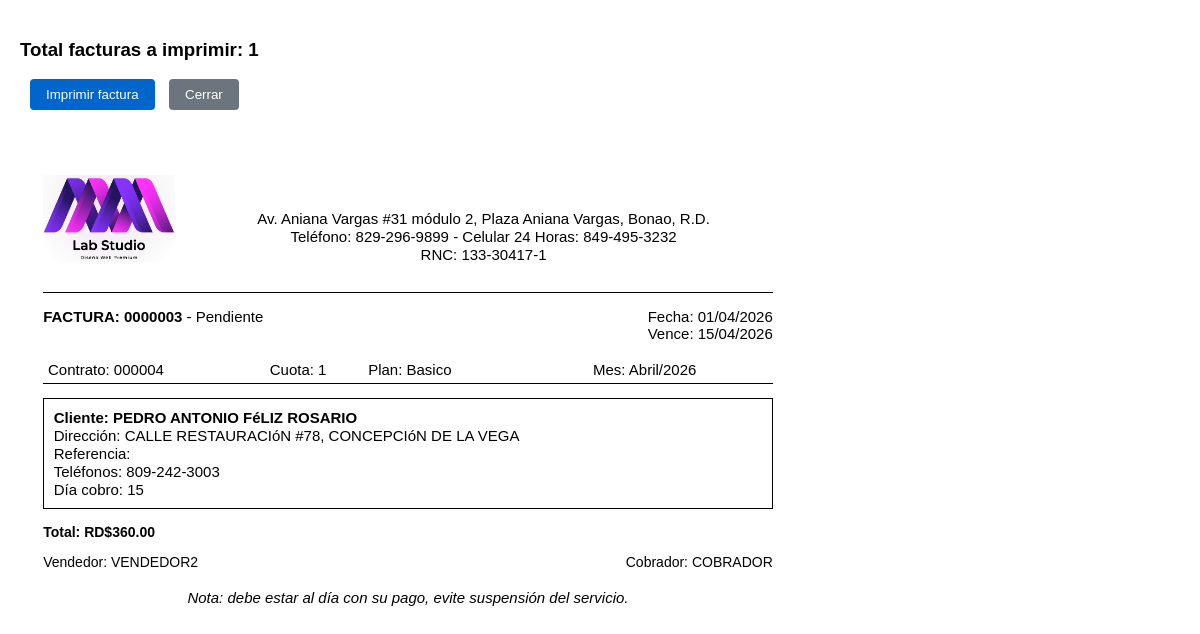
The page /imprimir_factura.php?id=3&tipo=preview (signed in) on the database its author committed.
### tables this page shows
CREATE TABLE `configuracion_sistema` (
  `id` int(11) NOT NULL,
  `nombre_empresa` varchar(100) NOT NULL,
  `rif` varchar(20) DEFAULT NULL,
  `direccion` text DEFAULT NULL,
  `telefono` varchar(15) DEFAULT NULL,
  `celular` varchar(15) DEFAULT NULL,
  `email` varchar(100) DEFAULT NULL,
  `logo_url` varchar(255) DEFAULT NULL,
  `moneda` varchar(10) DEFAULT 'USD',
  `dias_gracia_pago` int(11) DEFAULT 5,
  `formato_factura` text DEFAULT NULL,
  `created_at` timestamp NOT NULL DEFAULT current_timestamp(),
  `updated_at` timestamp NOT NULL DEFAULT current_timestamp() ON UPDATE current_timestamp()
);

CREATE TABLE `facturas` (
  `id` int(11) NOT NULL,
  `numero_factura` varchar(7) NOT NULL,
  `cuota` int(11) NOT NULL,
  `mes_factura` varchar(7) NOT NULL,
  `contrato_id` int(11) NOT NULL,
  `fecha_emision` date NOT NULL,
  `fecha_vencimiento` date NOT NULL,
  `monto` decimal(10,2) NOT NULL,
  `monto_pendiente` decimal(10,2) DEFAULT 0.00,
  `estado` enum('pendiente','pagada','vencida','anulada','incompleta') DEFAULT 'pendiente',
  `notas` text DEFAULT NULL,
  `created_at` timestamp NOT NULL DEFAULT current_timestamp(),
  `updated_at` timestamp NOT NULL DEFAULT current_timestamp() ON UPDATE current_timestamp(),
  `cantidad_dependientes` int(11) DEFAULT 0,
  `tiene_geriatrico` tinyint(1) DEFAULT 0
);

CREATE TABLE `contratos` (
  `id` int(11) NOT NULL,
  `numero_contrato` varchar(20) DEFAULT NULL,
  `cliente_id` int(11) NOT NULL,
  `plan_id` int(11) NOT NULL,
  `fecha_inicio` date NOT NULL,
  `fecha_fin` date DEFAULT NULL,
  `monto_mensual` decimal(10,2) NOT NULL,
  `monto_total` decimal(10,2) NOT NULL,
  `dia_cobro` int(11) NOT NULL,
  `estado` enum('activo','cancelado','suspendido') DEFAULT 'activo',
  `vendedor_id` int(11) DEFAULT NULL,
  `notas` text DEFAULT NULL,
  `ubicacion_lat` decimal(10,8) DEFAULT NULL COMMENT 'Latitud GPS del contrato',
  `ubicacion_lng` decimal(11,8) DEFAULT NULL COMMENT 'Longitud GPS del contrato',
  `ubicacion_ref` varchar(255) DEFAULT NULL COMMENT 'Referencia textual de la ubicación',
  `created_at` timestamp NOT NULL DEFAULT current_timestamp(),
  `updated_at` timestamp NOT NULL DEFAULT current_timestamp() ON UPDATE current_timestamp()
);

CREATE TABLE `planes` (
  `id` int(11) NOT NULL,
  `codigo` varchar(20) DEFAULT NULL,
  `nombre` varchar(100) NOT NULL,
  `descripcion` text DEFAULT NULL,
  `precio_base` decimal(10,2) NOT NULL,
  `cobertura_maxima` decimal(10,2) DEFAULT NULL,
  `edad_minima` int(11) DEFAULT NULL,
  `edad_maxima` int(11) DEFAULT NULL,
  `periodo_carencia` int(11) DEFAULT NULL,
  `estado` enum('activo','inactivo') DEFAULT 'activo',
  `created_at` timestamp NOT NULL DEFAULT current_timestamp(),
  `updated_at` timestamp NOT NULL DEFAULT current_timestamp() ON UPDATE current_timestamp()
);

CREATE TABLE `clientes` (
  `id` int(11) NOT NULL,
  `codigo` varchar(5) NOT NULL,
  `nombre` varchar(100) NOT NULL,
  `apellidos` varchar(100) NOT NULL,
  `cedula` varchar(13) NOT NULL,
  `telefono1` varchar(15) NOT NULL,
  `telefono2` varchar(15) DEFAULT NULL,
  `telefono3` varchar(15) DEFAULT NULL,
  `direccion` text NOT NULL,
  `email` varchar(100) NOT NULL,
  `fecha_nacimiento` date DEFAULT NULL,
  `fecha_registro` datetime NOT NULL,
  `estado` enum('activo','inactivo','suspendido') DEFAULT 'activo',
  `cobrador_id` int(11) NOT NULL,
  `vendedor_id` int(11) NOT NULL,
  `notas` text DEFAULT NULL,
  `created_at` timestamp NOT NULL DEFAULT current_timestamp(),
  `updated_at` timestamp NOT NULL DEFAULT current_timestamp() ON UPDATE current_timestamp()
);

CREATE TABLE `vendedores` (
  `id` int(11) NOT NULL,
  `codigo` varchar(3) NOT NULL,
  `nombre_completo` varchar(200) NOT NULL,
  `descripcion` text DEFAULT NULL,
  `fecha_ingreso` date NOT NULL,
  `estado` enum('activo','inactivo') DEFAULT 'activo',
  `created_at` timestamp NOT NULL DEFAULT current_timestamp(),
  `updated_at` timestamp NOT NULL DEFAULT current_timestamp() ON UPDATE current_timestamp()
);

CREATE TABLE `cobradores` (
  `id` int(11) NOT NULL,
  `codigo` varchar(3) NOT NULL,
  `nombre_completo` varchar(200) NOT NULL,
  `descripcion` text DEFAULT NULL,
  `fecha_ingreso` date NOT NULL,
  `estado` enum('activo','inactivo') DEFAULT 'activo',
  `usuario_id` int(11) DEFAULT NULL,
  `telefono` varchar(15) DEFAULT NULL,
  `email` varchar(100) DEFAULT NULL,
  `created_at` timestamp NOT NULL DEFAULT current_timestamp(),
  `updated_at` timestamp NOT NULL DEFAULT current_timestamp() ON UPDATE current_timestamp()
);

### imprimir_factura.php (the view, shortened to what this page needs)
<?php
require_once 'config.php';
function mesATexto($fecha) {
    $meses = [
        '01' => 'Enero', '02' => 'Febrero', '03' => 'Marzo',
        '04' => 'Abril', '05' => 'Mayo', '06' => 'Junio',
        '07' => 'Julio', '08' => 'Agosto', '09' => 'Septiembre',
        '10' => 'Octubre', '11' => 'Noviembre', '12' => 'Diciembre'
    ];
    $partes = explode('/', $fecha);
    return (count($partes) == 2) ? $meses[$partes[0]] . '/' . $partes[1] : $fecha;
}
$id = (int)$_GET['id'];
$stmtConfig = $conn->prepare("SELECT *, logo_url FROM configuracion_sistema WHERE id = 1");
$stmtConfig->execute();
$config = $stmtConfig->fetch();
$stmt = $conn->prepare("
    SELECT f.*, c.numero_contrato, c.dia_cobro,
           cl.nombre as cliente_nombre, cl.apellidos as cliente_apellidos,
           cl.direccion as cliente_direccion, cl.telefono1, cl.telefono2,
           cl.notas as notas,
           p.nombre as plan_nombre,
           co.nombre_completo as cobrador_nombre,
           v.nombre_completo as vendedor_nombre
    FROM facturas f
    JOIN contratos c ON f.contrato_id = c.id
    JOIN clientes cl ON c.cliente_id = cl.id
    JOIN planes p ON c.plan_id = p.id
    LEFT JOIN cobradores co ON co.id = cl.cobrador_id
    LEFT JOIN vendedores v ON v.id = cl.vendedor_id
    WHERE f.id = ?
");
$stmt->execute([$id]);
$factura = $stmt->fetch();
$stmtAsignacion = $conn->prepare("
    SELECT COUNT(*) as asignada
    FROM asignaciones_facturas
    WHERE factura_id = ? AND estado = 'activa'
");
$stmtAsignacion->execute([$id]);
$asignacion = $stmtAsignacion->fetch();
$facturaAsignada = $asignacion['asignada'] > 0;
?>
<!DOCTYPE html>
<html>
<head>
</head>
<body>
    <div class="no-print" style="padding: 20px;">
        <h3>Total facturas a imprimir: 1</h3>
        <button onclick="window.print()" class="btn btn-primary"><i class="fas fa-print"></i> Imprimir factura</button>
        <button onclick="window.close()" class="btn btn-secondary"><i class="fas fa-times"></i> Cerrar</button>
    </div>
    <div class="pagina">
        <div class="factura" style="top: 0;">
            <div class="invoice-container">
                <div class="header">
                    <?php if ($config['logo_url']): ?>
                        <img src="<?php echo htmlspecialchars($config['logo_url']); ?>" alt="Logo" class="logo">
                    <?php endif; ?>
                    <div class="header-text">
                        <br><br>
                        <div class="company-address">
                            <?php echo $config['direccion']; ?><br>
                            Teléfono: <?php echo $config['telefono']; ?> - Celular 24 Horas: <?php echo $config['celular']; ?><br>
                            RNC: <?php echo $config['rif']; ?>
                        </div>
                    </div>
                </div>
                <div class="decorative-border"></div>
                <div class="invoice-details">
                    <div style="display: flex; justify-content: space-between;">
                        <div>
                            <span class="invoice-number">FACTURA: <?php echo str_pad($factura['numero_factura'], 7, '0', STR_PAD_LEFT); ?></span>
                            <span class="status"> - <?php echo ucfirst($factura['estado']); ?><?php echo $facturaAsignada ? ' - Asignada' : ''; ?></span>
                        </div>
                        <div class="dates">
                            Fecha: <?php echo date('d/m/Y', strtotime($factura['fecha_emision'])); ?><br>
                            Vence: <?php echo !empty($factura['fecha_vencimiento']) ? date('d/m/Y', strtotime($factura['fecha_vencimiento'])) : 'No especificado'; ?><br>
                        </div>
                    </div>
                </div>
                <table class="details">
                    <tr>
                        <td>Contrato: <?php echo str_pad($factura['numero_contrato'], 6, '0', STR_PAD_LEFT); ?></td>
                        <td>
                            &nbsp;&nbsp;&nbsp;&nbsp;Cuota: <?php echo $factura['cuota']; ?>&nbsp;&nbsp;&nbsp;&nbsp;&nbsp;&nbsp;&nbsp;&nbsp;&nbsp;
                            Plan: <?php echo $factura['plan_nombre']; ?>
                            <td>Mes: <?php echo mesATexto($factura['mes_factura']); ?></td>
                        </td>
                    </tr>
                </table>
                <div class="client-info">
                    <strong><div>Cliente: <?php echo strtoupper($factura['cliente_nombre'] . ' ' . $factura['cliente_apellidos']); ?></div></strong>
                    <div>Dirección: <?php echo strtoupper($factura['cliente_direccion']); ?></div>
                    <div>Referencia: <?php echo strtoupper($factura['notas'] ?? ''); ?></div>
                    <div>Teléfonos: <?php echo $factura['telefono1'] . ($factura['telefono2'] ? ' / ' . $factura['telefono2'] : ''); ?></div>
                    <div>Día cobro: <?php echo $factura['dia_cobro']; ?></div>
                </div>
                <div class="staff-info">
                    <strong><div>Total: RD$<?php echo number_format($factura['monto'], 2); ?></div></strong>
                </div>
                <div class="staff-info">
                    <div>Vendedor: <?php echo strtoupper($factura['vendedor_nombre']); ?></div>
                    <div>Cobrador: <?php echo strtoupper($factura['cobrador_nombre']); ?></div>
                </div>
                <div class="footer">
                    Nota: debe estar al día con su pago, evite suspensión del servicio.
                </div>
            </div>
        </div>
    </div>
</body>
</html>

### imprimir_factura.php (style rules this page uses)
body { margin: 0; padding: 0; font-family: "Draft", "Letter Gothic", "Arial", monospace; }
.pagina { width: 8.5in; height: 11in; position: relative; page-break-after: always; }
.factura { width: 8.5in; height: 5.5in; padding: 0.25in; box-sizing: border-box; position: absolute; }
.factura:first-child { top: 0; }
.invoice-container { padding: 0.2in; height: 4.8in; box-sizing: border-box; }
.header { text-align: left; margin-bottom: 0.3in; color: #000; display: flex; align-items: center; gap: 0.2in; }
.logo { max-height: 0.9in; }
.header-text { flex: 1; }
.company-address { font-size: 15px; line-height: 1.2; text-align: center; }
.invoice-details { margin: 0.15in 0; font-size: 15px; }
.invoice-number { font-weight: bold; }
.details { width: 100%; margin-bottom: 0.15in; border-collapse: collapse; }
.details td { padding: 0.05in; font-size: 15px; border-bottom: 1px solid #000; }
.client-info { border: 1px solid #000; padding: 0.1in; margin: 0.1in 0; font-size: 15px; line-height: 1.2; }
.staff-info { display: flex; justify-content: space-between; margin: 0.15in 0; font-size: 14px; }
.footer { margin-top: 0.2in; font-style: italic; font-size: 15px; text-align: center; }
.decorative-border { border-top: 1px solid #000; margin: 0.1in 0; }
.btn { padding: 8px 16px; margin-left: 10px; border: none; border-radius: 4px; cursor: pointer; font-weight: 500; transition: all 0.3s ease; }
.btn-primary { background-color: #0066cc; color: white; }
.btn-secondary { background-color: #6c757d; color: white; }

### rows shown on the page
configuracion_sistema: logo_url (picture), direccion "Av. Aniana Vargas #31 módulo 2, Plaza Aniana Vargas, Bonao, R.D.", telefono "829-296-9899", celular "849-495-3232", rif "133-30417-1"
facturas: numero_factura "0000003", estado "Pendiente", fecha_emision "01/04/2026", fecha_vencimiento "15/04/2026", contrato.numero_contrato "000004", cuota "1", planes.nombre "Basico", mes_factura "Abril/2026", clientes.nombre+apellidos "PEDRO ANTONIO FéLIZ ROSARIO", clientes.direccion "CALLE RESTAURACIóN #78, CONCEPCIóN DE LA VEGA", clientes.telefono1 "809-242-3003", contrato.dia_cobro "15", monto "360.00", vendedores.nombre_completo "VENDEDOR2", cobradores.nombre_completo "COBRADOR"
